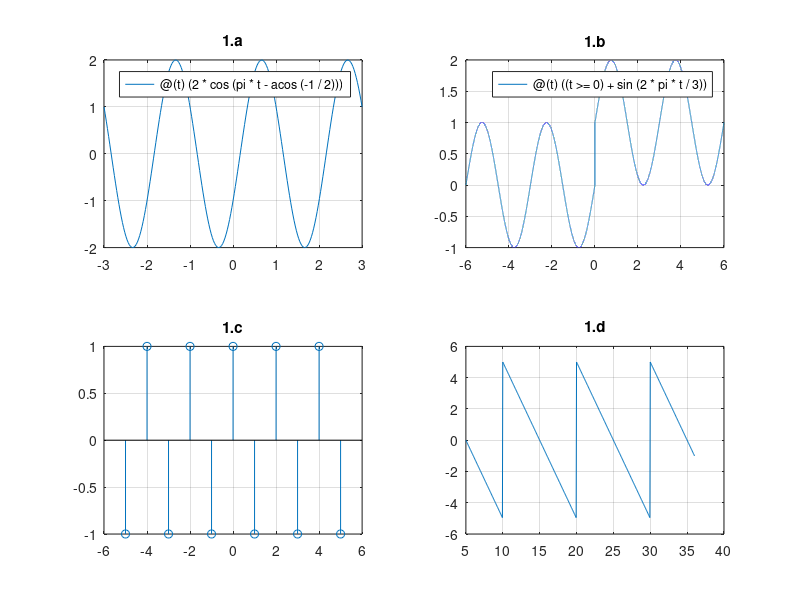
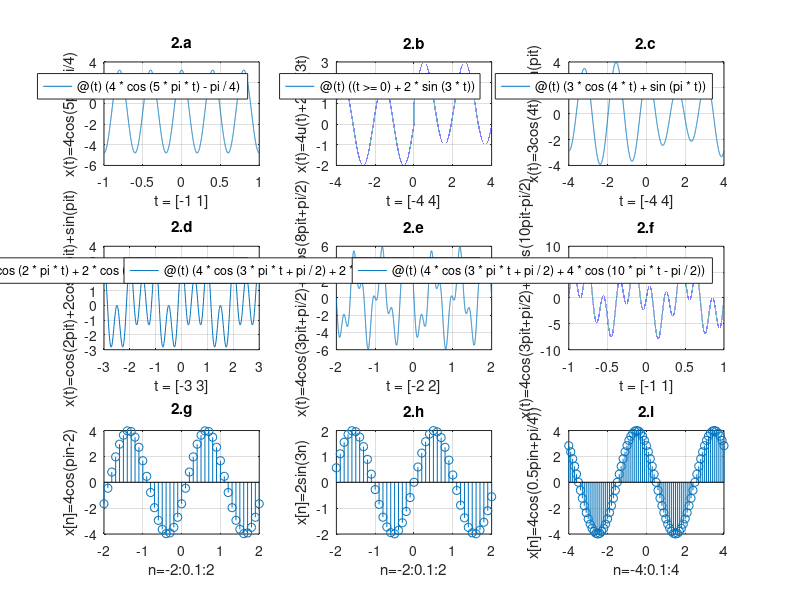

These charts were generated, in order, by the following MATLAB code:
clc
clear all
close all

figure(1)
%% 1.a
x = @(t)(2*cos(pi*t-acos(-1/2)));
subplot(2,2,1);
fplot(x,[-3,3]);grid on; title('1.a');

%% 1.b
x = @(t)((t>=0) + sin(2*pi*t/3));
subplot(2,2,2);
fplot(x,[-6,6]); grid on; title('1.b');

%% 1.c
n = -5:5;
x = cos(pi*n);
subplot(2,2,3);
stem(n,x);grid on; title('1.c');

%% 1.d
t = 5:0.05:36;
x = 5 - mod(t,10);
subplot(2,2,4);
plot(t,x);grid on; title('1.d'); 

%% 2.a %% T = 2/5
figure(2)
x = @(t)(4 * cos(5*pi*t) - pi / 4);
subplot(3,3,1);
fplot(x,[-1 1]); grid on; xlabel("t = [-1 1]"); ylabel("x(t)=4cos(5\pit-\pi/4)"); title("2.a");

%% 2.b %% semnalul nu este periodic
x = @(t)((t>=0) + 2 * sin (3 * t));
subplot(3,3,2);
fplot(x,[-4 4]); grid on; xlabel("t = [-4 4]"); ylabel("x(t)=4u(t)+2sin(3t)"); title("2.b");

%% 2.c %% semnalul nu este periodic
x = @(t)(3 * cos(4 * t) + sin(pi * t));
subplot(3,3,3);
fplot(x,[-4 4]); grid on; xlabel("t = [-4 4]"); ylabel("x(t)=3cos(4t)+sin(\pit)"); title("2.c");

%% 2.d %% T = 2
x = @(t)(cos(2*pi*t) + 2 * cos(4*pi*t) + sin(pi * t));
subplot(3,3,4);
fplot(x,[-3 3]); grid on; xlabel("t = [-3 3]"); ylabel("x(t)=cos(2\pit)+2cos(4\pit)+sin(\pit)"); title("2.d");

%% 2.e %% T = 24
x = @(t)(4*cos(3*pi*t + pi/2) + 2*cos(8*pi*t + pi/2));
subplot(3,3,5);
fplot(x,[-2 2]); grid on; xlabel("t = [-2 2]"); ylabel("x(t)=4cos(3\pit+\pi/2)+2cos(8\pit+\pi/2)"); title("2.e");

%% 2.f %% T = 30
x = @(t)(4*cos(3*pi*t + pi/2) + 4*cos(10*pi*t - pi/2));
subplot(3,3,6);
fplot(x,[-1 1]); grid on; xlabel("t = [-1 1]"); ylabel("x(t)=4cos(3\pit+\pi/2)+2cos(10\pit-\pi/2)"); title("2.f");

%% 2.g %% N = 2
n = -2:0.1:2;
x = 4 * cos(pi * n - 2);
subplot(3,3,7);
stem(n,x); grid on; xlabel("n=-2:0.1:2"); ylabel("x[n]=4cos(\pin-2)"); title("2.g");

%% 2.h %% semnalul nu este periodic
n = -2:0.1:2;
x = 2 * sin(3*n);
subplot(3,3,8);
stem(n,x); grid on; xlabel("n=-2:0.1:2"); ylabel("x[n]=2sin(3n)"); title("2.h");

%% 2.i %% N = 4
n = -4:0.1:4;
x = 4 * cos(0.5*pi*n + pi/4);
subplot(3,3,9);
stem(n,x); grid on; xlabel("n=-4:0.1:4"); ylabel("x[n]=4cos(0.5\pin+\pi/4))"); title("2.i");

